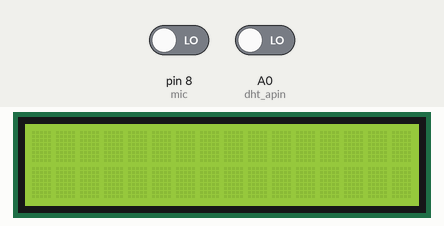
Recording of a sketch running on a simulated Arduino Uno, built with avr-gcc and run on an emulated ATmega328P. Shown: 16×2 character LCD. The inputs (shaded band) are chosen by the test bench; at power-on: pin 8 (mic) LOW, A0 (dht_apin) LOW.

Above: at 1.2 s.
1.3 s: pin 8 (mic) driven HIGH
At 1.9 s:
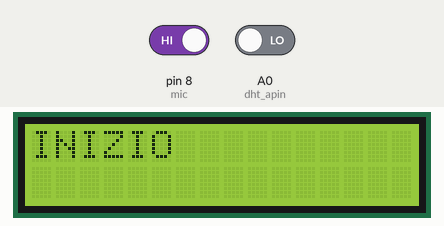
At 3.1 s:
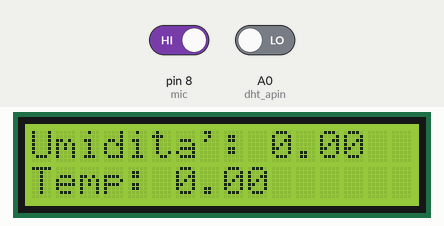
7.0 s: pin 8 (mic) driven LOW
At 8.3 s:
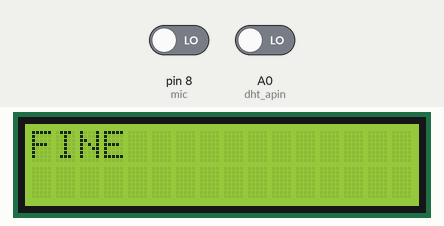
Timing chart, 0 to 10.0 s (numbered marks = the images above; inputs shaded):
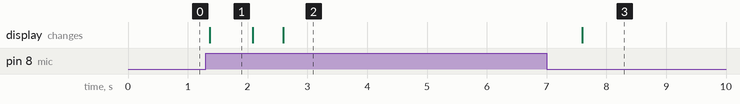

The sketch:

temp_sound.ino
```cpp
#include <Wire.h>
#include <hd44780.h>                       // main hd44780 header
#include <hd44780ioClass/hd44780_I2Cexp.h> // i2c expander i/o class header
#include "dht.h"
#define dht_apin A0 // Analog Pin sensor is connected to

dht DHT;
hd44780_I2Cexp lcd; // declare lcd object: auto locate & config exapander chip

const int LCD_COLS = 16;
const int LCD_ROWS = 2;
const int mic =  8;

void setup()
{

Serial.begin(9600);
pinMode(mic, INPUT);
int status;

 status = lcd.begin(LCD_COLS, LCD_ROWS);
 if(status) // non zero status means it was unsuccesful
 {
 status = -status; // convert negative status value to positive number

 hd44780::fatalError(status); // does not return
 }


}

void loop() {


   digitalWrite(13, LOW);

   if (digitalRead(mic) == HIGH) {
     digitalWrite(13, HIGH);
     //delay(500);
     DHT.read11(dht_apin);
     lcd.setCursor(0,0);
     lcd.clear();
     lcd.print((String)"INIZIO");
     delay(700);
     lcd.clear();
     lcd.print((String)"Umidita': " + DHT.humidity);
     delay(500);
     lcd.setCursor(0,1);
     lcd.print((String)"Temp: " + DHT.temperature);
     delay(5000);
     lcd.clear();
     lcd.print((String)"FINE");
     //delay(2000);
   }

  }
```

Measured:
- after the input at 1.3 s, the display: changes after 0.07 s (image 1)
- what the display in image 1 shows lasts 0.7 s, from 1.4 s to 2.1 s
